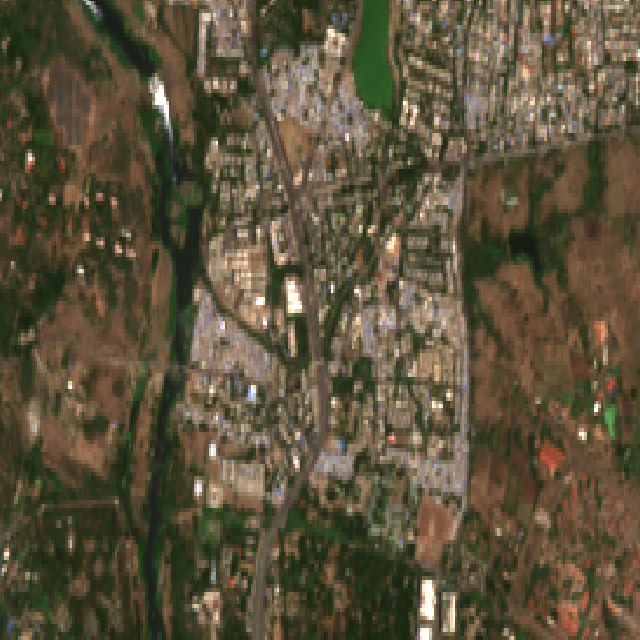
#> input picture backend/data/uploads/gee_05204806.png, 640 x 640 px
$ python -i image_processing.py   (imports and definitions only)
#> lines starting #> are read from the running program, lines starting #| are printed output that depends on the picture
import os
import cv2
import numpy as np
from PIL import Image


def preprocess(image_path, target_size=640):
    """
    Preprocess a satellite image for YOLO detection.
    - Resize to target_size x target_size
    - Gaussian blur for noise removal
    - CLAHE on L channel for contrast enhancement
    Returns the path to the preprocessed image.
    """
#> called with image_path = '../data/uploads/gee_05204806.png', target_size = 640
    img = cv2.imread(image_path)
#> img is the input picture: shape (640, 640, 3); mean B, G, R 60.1, 82.6, 92.4
    if img is None:
        raise ValueError(f"Could not read image: {image_path}")

    # Resize to target dimensions
    img = cv2.resize(img, (target_size, target_size), interpolation=cv2.INTER_AREA)

    # Apply Gaussian blur for noise removal
    img = cv2.GaussianBlur(img, (3, 3), 0)

    # Apply CLAHE on L channel in LAB color space for contrast enhancement
    lab = cv2.cvtColor(img, cv2.COLOR_BGR2LAB)
#> lab: shape (640, 640, 3); mean of channels 0, 1, 2 89.9, 128.1, 142.9
    l_channel, a_channel, b_channel = cv2.split(lab)
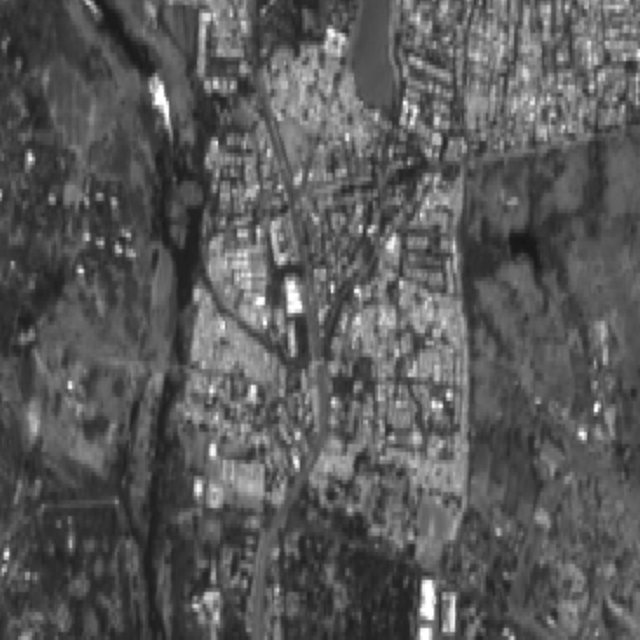
#> l_channel: shape (640, 640); min 21, max 255, mean 89.9
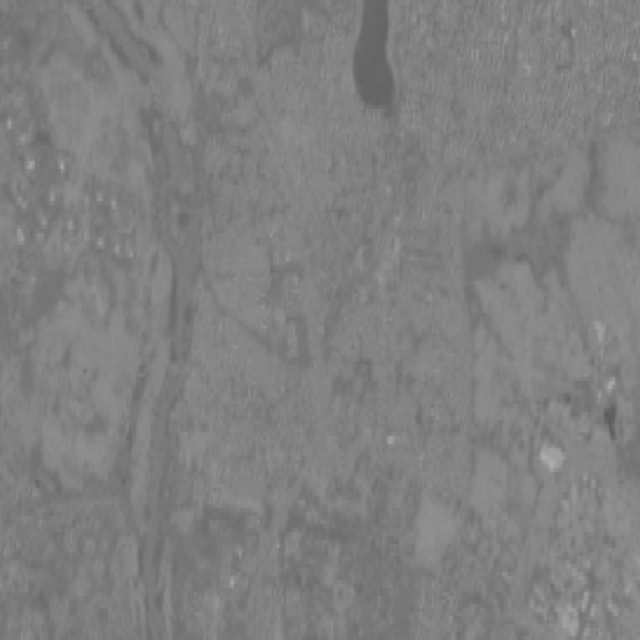
#> a_channel: shape (640, 640); min 92, max 171, mean 128.1
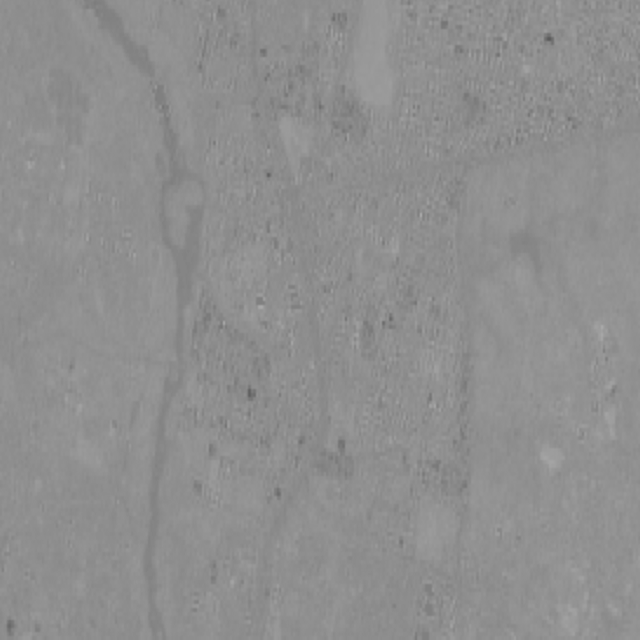
#> b_channel: shape (640, 640); min 90, max 169, mean 142.9
    clahe = cv2.createCLAHE(clipLimit=2.0, tileGridSize=(8, 8))
    l_channel = clahe.apply(l_channel)
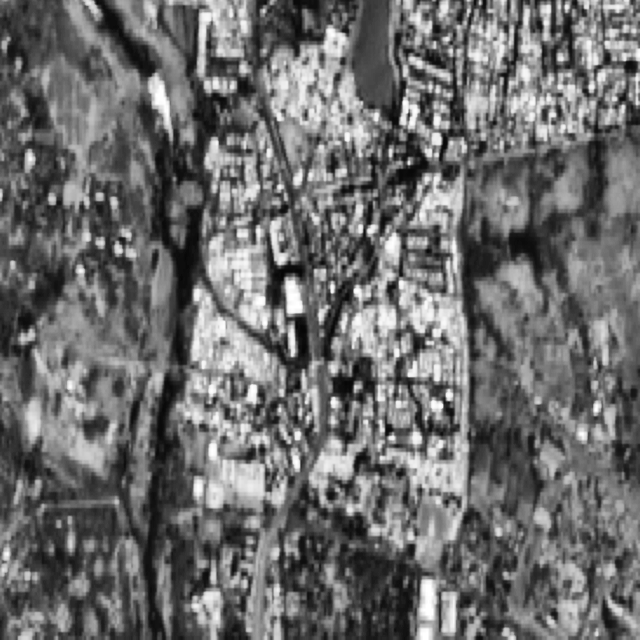
#> l_channel: shape (640, 640); min 5, max 255, mean 109.1
    lab = cv2.merge([l_channel, a_channel, b_channel])
#> lab: shape (640, 640, 3); mean of channels 0, 1, 2 109.1, 128.1, 142.9
    img = cv2.cvtColor(lab, cv2.COLOR_LAB2BGR)
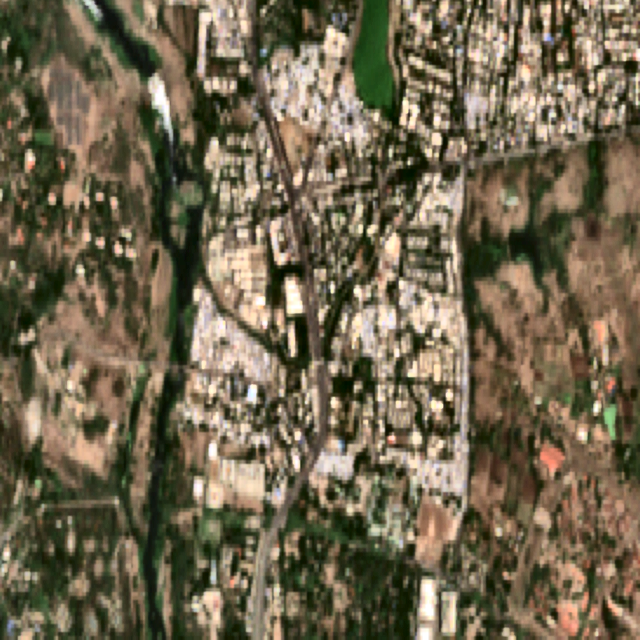
#> img: shape (640, 640, 3); mean B, G, R 78.8, 102.2, 112.9

    # Ensure uint8 range
    img = np.clip(img, 0, 255).astype(np.uint8)

    # Save preprocessed image
    base, ext = os.path.splitext(image_path)
    preprocessed_path = f"{base}_preprocessed{ext}"
    cv2.imwrite(preprocessed_path, img)

    return preprocessed_path


# [93 lines left out: functions draw_bounding_boxes, create_thumbnail, draw_polygon_overlay, not called in this run]

>>> result = preprocess('../data/uploads/gee_05204806.png')

$ run again, on backend/data/uploads/gee_4838d8ab.png
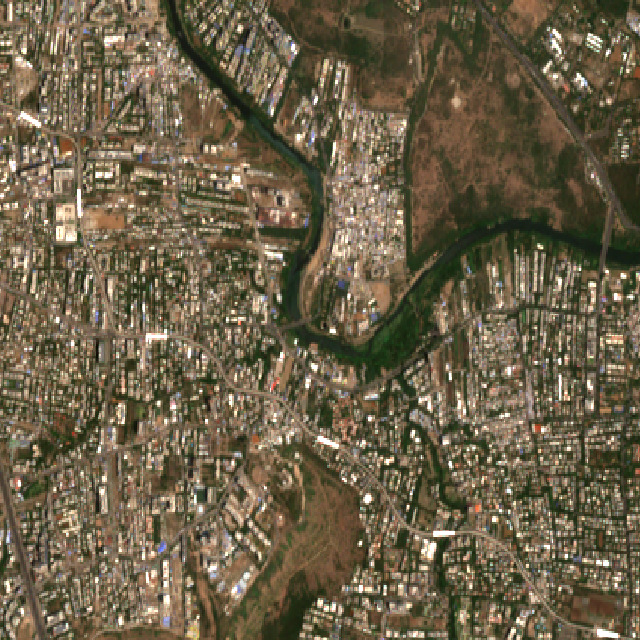
#> input picture backend/data/uploads/gee_4838d8ab.png, 640 x 640 px
#> in preprocess, img is the input picture: shape (640, 640, 3); mean B, G, R 72.3, 96.3, 107.6
#> in preprocess, `l_channel = clahe.apply(l_channel)`:
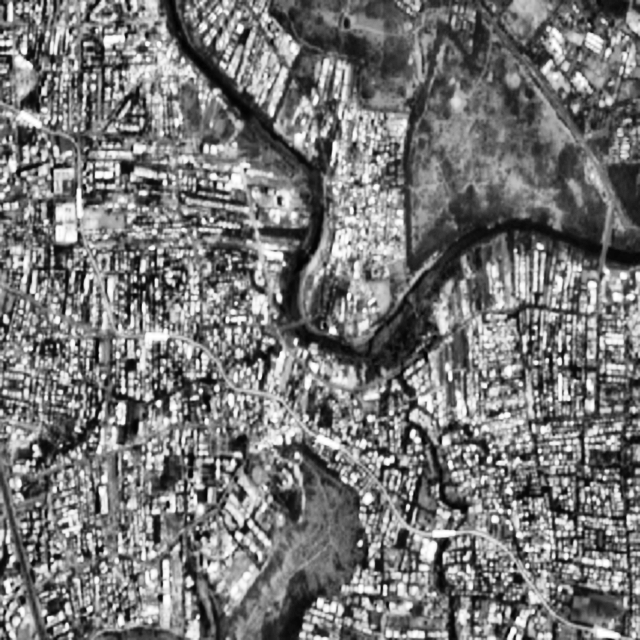
#> l_channel: shape (640, 640); min 2, max 255, mean 118.6
#> in preprocess, `img = cv2.cvtColor(lab, cv2.COLOR_LAB2BGR)`:
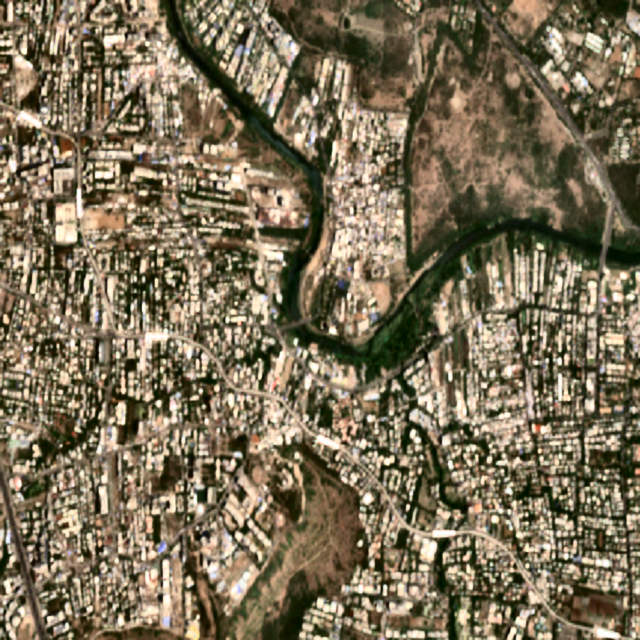
#> img: shape (640, 640, 3); mean B, G, R 87.1, 111.8, 123.6

$ run again, on backend/data/uploads/gee_4a0ea0e7.png
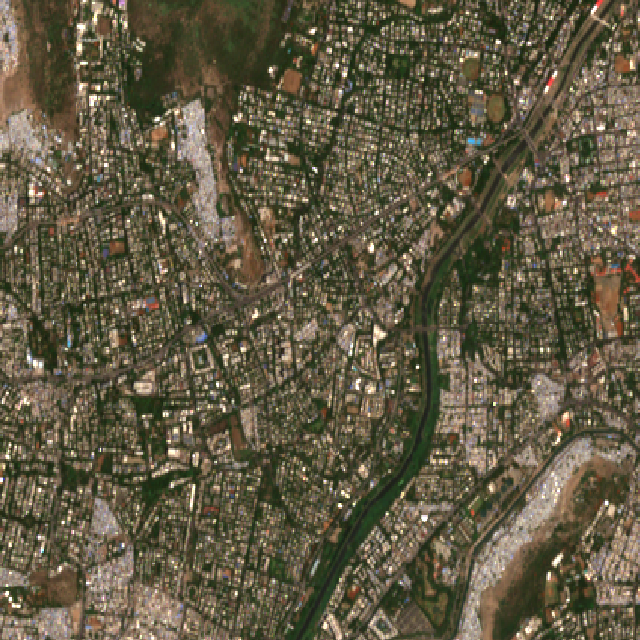
#> input picture backend/data/uploads/gee_4a0ea0e7.png, 640 x 640 px
#> in preprocess, img is the input picture: shape (640, 640, 3); mean B, G, R 67.5, 89.7, 97
#> in preprocess, `l_channel = clahe.apply(l_channel)`:
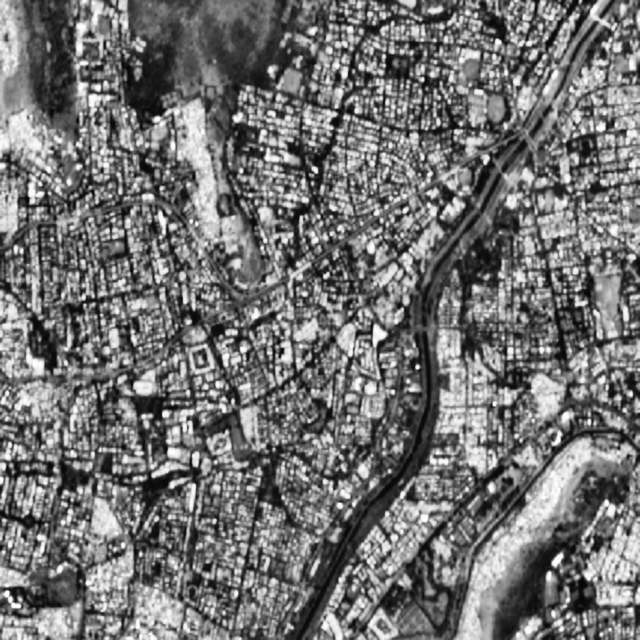
#> l_channel: shape (640, 640); min 5, max 255, mean 114.8
#> in preprocess, `img = cv2.cvtColor(lab, cv2.COLOR_LAB2BGR)`:
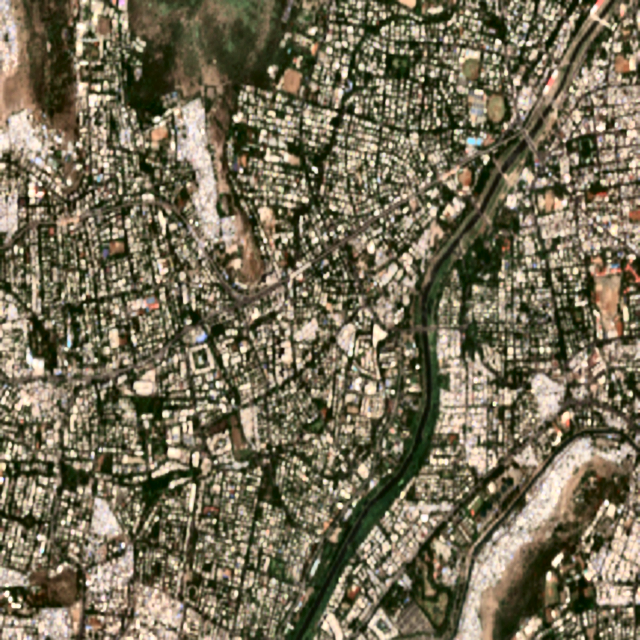
#> img: shape (640, 640, 3); mean B, G, R 85.9, 108.9, 116.7

$ run again, on backend/data/uploads/gee_860aa8c5.png
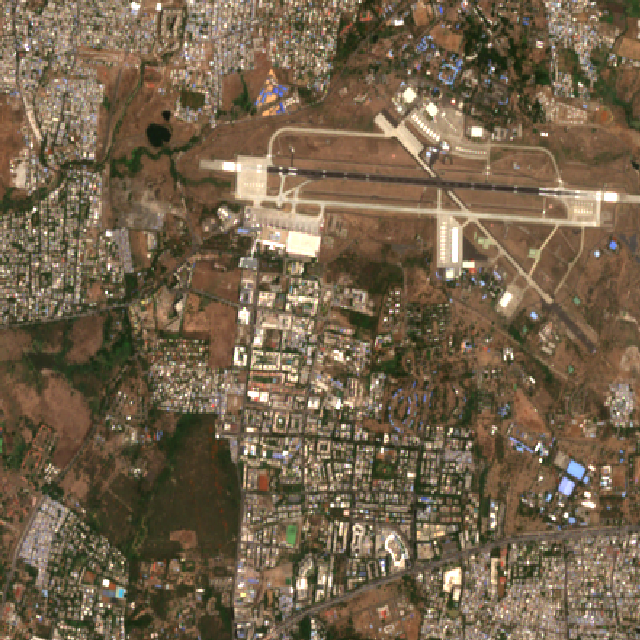
#> input picture backend/data/uploads/gee_860aa8c5.png, 640 x 640 px
#> in preprocess, img is the input picture: shape (640, 640, 3); mean B, G, R 74.8, 98.2, 115.3
#> in preprocess, `l_channel = clahe.apply(l_channel)`:
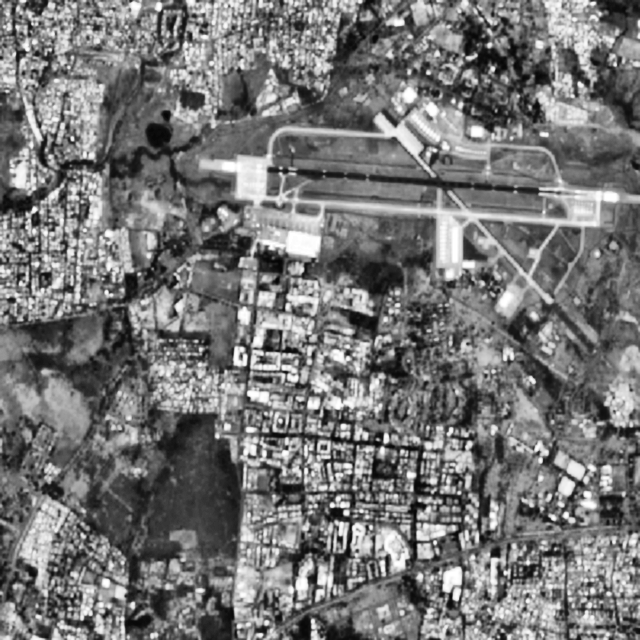
#> l_channel: shape (640, 640); min 5, max 255, mean 117.8
#> in preprocess, `img = cv2.cvtColor(lab, cv2.COLOR_LAB2BGR)`:
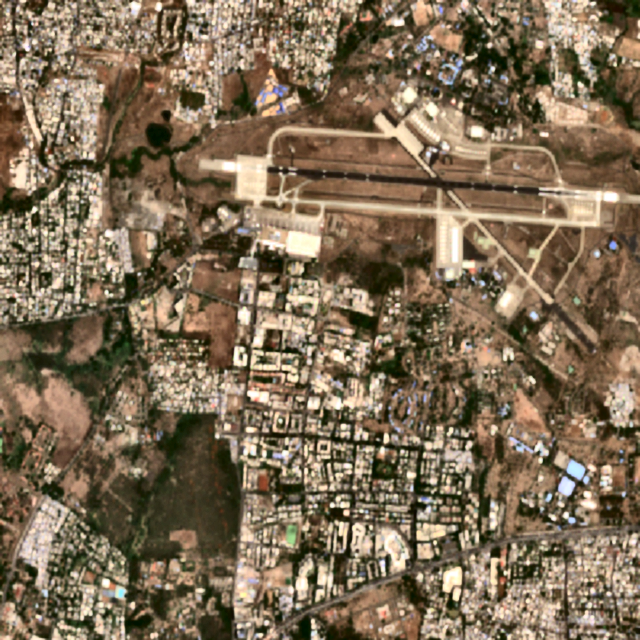
#> img: shape (640, 640, 3); mean B, G, R 85.1, 109, 126.6
